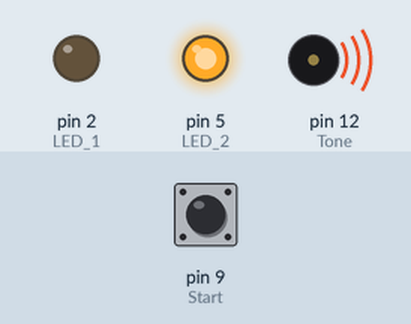
Recording of a sketch running on a simulated Arduino Uno, built with avr-gcc and run on an emulated ATmega328P. Shown: output pins drawn as LEDs (lit = HIGH), buzzer (waves = sounding). The test bench sets the inputs (shaded band); at power-on: pin 9 (Start) HIGH.

Above: at 1.2 s.
1.3 s: pin 9 (Start) pulled LOW for 0.2 s
At 1.8 s:
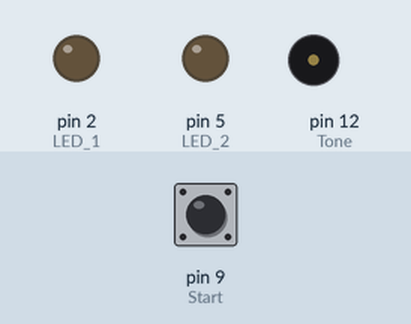
3.0 s: pin 9 (Start) pulled LOW for 1 s
At 3.85 s:
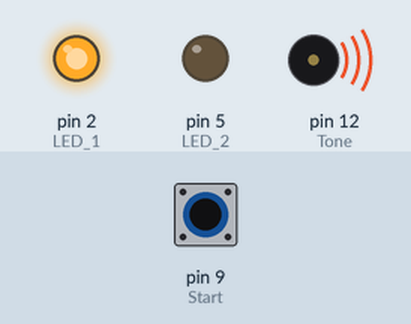
6.0 s: pin 9 (Start) pulled LOW for 3.2 s
At 6.15 s:
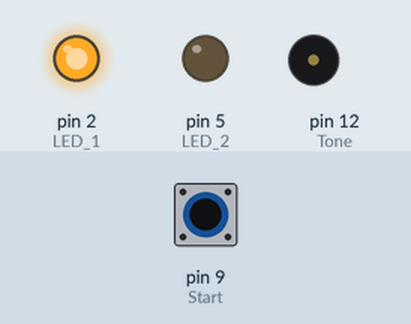
Timing chart, 0 to 9.0 s (numbered marks = the images above; inputs shaded):
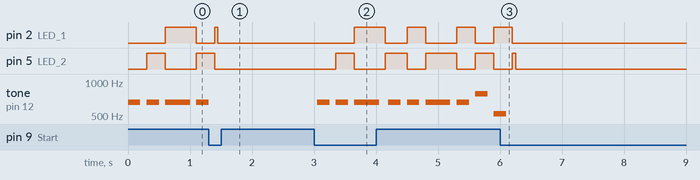

Measured:
- after the input at 1.3 s, pin 5 (LED_2): goes on until 1.4 s, then stays LOW; tone on pin 12 (Tone): goes on until 1.3 s, then stays silent
- after the input at 3.0 s, pin 2 (LED_1): goes HIGH 0.50 s, LOW 0.35 s, HIGH 0.30 s, LOW 0.50 s, HIGH 0.30 s, LOW 0.30 s, then HIGH, starting after 0.65 s; pin 5 (LED_2): LOW → HIGH after 0.35 s, → LOW 0.30 s later, → HIGH 0.50 s later, → LOW 0.35 s later, … (8 changes in this stretch)
- after the input at 6.0 s, pin 2 (LED_1): goes on until 6.2 s, then stays LOW; tone on pin 12 (Tone): goes on until 6.1 s, then stays silent

The sketch:

arduino_christmas.ino
```cpp
#define NOTE_G3 392
#define NOTE_A3 440
#define NOTE_B3 494
#define NOTE_C4 523
#define NOTE_D4 587
#define NOTE_E4 659
#define NOTE_F4 699
#define NOTE_G4 784
#define NOTE_A4 880

int just_started = 0;

void setup() {
  pinMode(12,OUTPUT);  // Tone
  pinMode(2,OUTPUT);   // LED 1 (with a small resistor, e.g. 220 Ohm)
  pinMode(5,OUTPUT);   // LED 2 (with a small resistor, e.g. 220 Ohm)
  pinMode(9,INPUT);    // Start/Stop button (connecting to ground, if pushed)

  digitalWrite(9, HIGH);  // enable pull-up

  just_started = 1;
}

unsigned int notes[109][2]={
  {NOTE_E4,1},{NOTE_E4,1},{NOTE_E4,2},{NOTE_E4,1},{NOTE_E4,1},{NOTE_E4,2},{NOTE_E4,1},{NOTE_G4,1},{NOTE_C4,1},{NOTE_D4,1},{NOTE_E4,4},
  {NOTE_F4,1},{NOTE_F4,1},{NOTE_F4,2},{NOTE_E4,1},{NOTE_E4,1},{NOTE_E4,2},{NOTE_E4,1},{NOTE_D4,1},{NOTE_D4,1},{NOTE_E4,1},{NOTE_D4,2},{NOTE_G4,2},
  {NOTE_E4,1},{NOTE_E4,1},{NOTE_E4,2},{NOTE_E4,1},{NOTE_E4,1},{NOTE_E4,2},{NOTE_E4,1},{NOTE_G4,1},{NOTE_C4,1},{NOTE_D4,1},{NOTE_E4,4},
  {NOTE_F4,1},{NOTE_F4,1},{NOTE_F4,2},{NOTE_E4,1},{NOTE_E4,1},{NOTE_E4,2},{NOTE_G4,1},{NOTE_G4,1},{NOTE_F4,1},{NOTE_D4,1},{NOTE_C4,4},
  {NOTE_G3,1},{NOTE_E4,1},{NOTE_D4,1},{NOTE_C4,1},{NOTE_G3,2},{NOTE_G3,1},{NOTE_E4,1},{NOTE_D4,1},{NOTE_C4,1},{NOTE_A3,2},
  {NOTE_A3,1},{NOTE_F4,1},{NOTE_E4,1},{NOTE_D4,1},{NOTE_B3,2},{NOTE_G4,1},{NOTE_G4,1},{NOTE_F4,1},{NOTE_D4,1},{NOTE_E4,2},
  {NOTE_G3,1},{NOTE_E4,1},{NOTE_D4,1},{NOTE_C4,1},{NOTE_G3,2},{NOTE_G3,1},{NOTE_E4,1},{NOTE_D4,1},{NOTE_C4,1},{NOTE_A3,2},
  {NOTE_A3,1},{NOTE_F4,1},{NOTE_E4,1},{NOTE_D4,1},{NOTE_G4,1},{NOTE_G4,1},{NOTE_G4,2},{NOTE_A4,1},{NOTE_G4,1},{NOTE_F4,1},{NOTE_D4,1},{NOTE_C4,4},
  {NOTE_E4,1},{NOTE_E4,1},{NOTE_E4,2},{NOTE_E4,1},{NOTE_E4,1},{NOTE_E4,2},{NOTE_E4,1},{NOTE_G4,1},{NOTE_C4,1},{NOTE_D4,1},{NOTE_E4,4},
  {NOTE_F4,1},{NOTE_F4,1},{NOTE_F4,2},{NOTE_E4,1},{NOTE_E4,1},{NOTE_E4,2},{NOTE_G4,1},{NOTE_G4,1},{NOTE_F4,1},{NOTE_D4,1},{NOTE_C4,4},
};

int prev_read = 1;
int button_pushed() {
  int read = digitalRead(9);
  if(read != prev_read) {
    delay(50);  // to avoid bouncing
  }
  if(read == 0 && prev_read == 1) {
    prev_read = read;
    return 1;
  }
  prev_read = read;
  return 0;
}

void  loop() {
  digitalWrite(2, LOW);
  digitalWrite(5, LOW);

  if (button_pushed() || just_started) {
    just_started = 0;
    for (int i=0;i<109;i++) {
      int cycle = i % 2;
      tone(12,notes[i][0],notes[i][1]*200);
      if(button_pushed()) {
        break;
      }
      delay(notes[i][1]*200+100);
      digitalWrite(2,cycle);
      digitalWrite(5,!cycle);
      if(button_pushed()) {
        break;
      }
    }
  }

}
```
